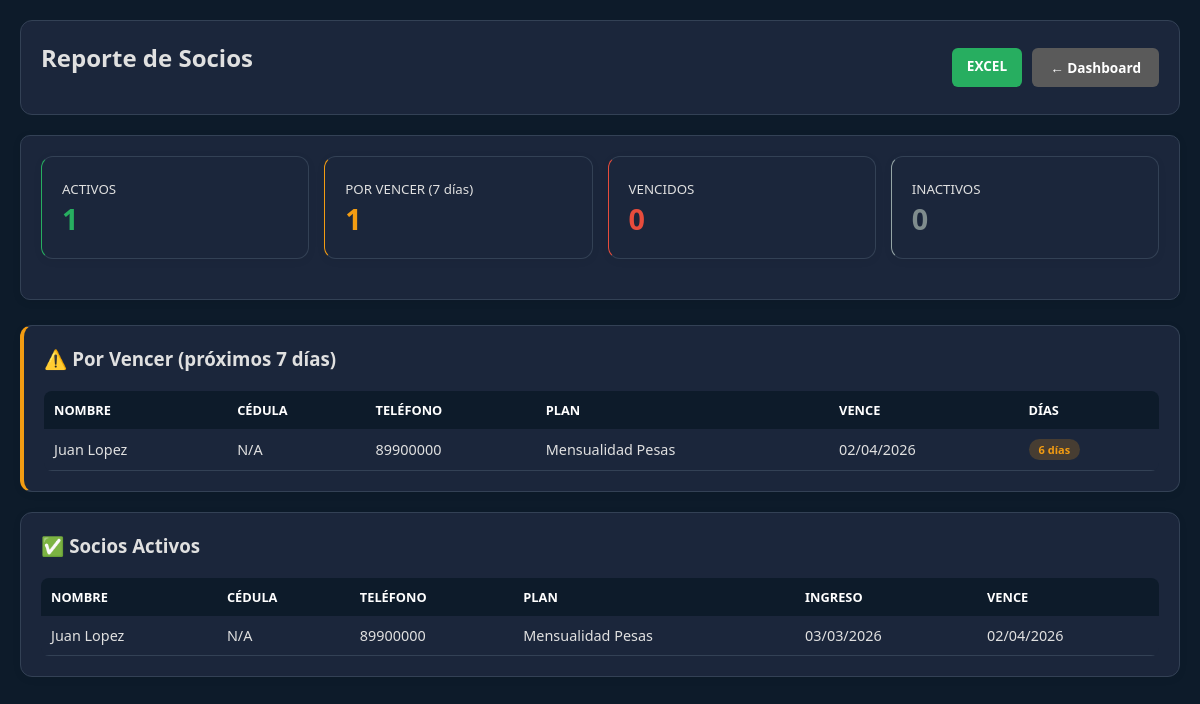
The app's page /views/admin/reporte_socios.php (signed in) with its own data.
### tables this page shows
CREATE TABLE `socios` (
  `id` int(11) NOT NULL AUTO_INCREMENT,
  `nombre` varchar(50) NOT NULL,
  `apellido` varchar(50) NOT NULL,
  `cedula` varchar(20) DEFAULT NULL,
  `edad` int(3) DEFAULT NULL,
  `telefono` varchar(20) DEFAULT NULL,
  `enfermedad` text DEFAULT NULL,
  `fecha_ingreso` date NOT NULL,
  `emergencia_contacto` varchar(100) DEFAULT NULL,
  `foto_ruta` varchar(255) DEFAULT 'default.png',
  `estado` enum('ACTIVO','INACTIVO','DEUDOR') DEFAULT 'ACTIVO',
  `fecha_vencimiento` date DEFAULT NULL,
  `fecha_renovacion` date DEFAULT NULL,
  `id_plan` int(11) DEFAULT NULL,
  PRIMARY KEY (`id`),
  KEY `fk_socio_plan_gym` (`id_plan`),
  CONSTRAINT `fk_socio_plan` FOREIGN KEY (`id_plan`) REFERENCES `planes` (`id`) ON DELETE SET NULL,
  CONSTRAINT `fk_socio_plan_gym` FOREIGN KEY (`id_plan`) REFERENCES `planes` (`id`) ON DELETE SET NULL ON UPDATE CASCADE
);

CREATE TABLE `planes` (
  `id` int(11) NOT NULL AUTO_INCREMENT,
  `nombre_plan` varchar(100) NOT NULL,
  `duracion_dias` int(11) NOT NULL,
  `precio` decimal(10,2) NOT NULL,
  `estado` enum('ACTIVO','INACTIVO') DEFAULT 'ACTIVO',
  PRIMARY KEY (`id`)
);

### classes/Reporte.php (called while the page is built, shortened)
<?php
class Reporte {
    private $db;
    public function __construct($db) {
        $this->db = $db;
    }
    public function getSociosEstado($estado = 'ACTIVO') {
        $sql = "SELECT s.*, p.nombre_plan
                FROM socios s
                LEFT JOIN planes p ON s.id_plan = p.id
                WHERE s.estado = ?
                ORDER BY s.fecha_vencimiento ASC";
        $stmt = $this->db->prepare($sql);
        $stmt->execute([$estado]);
        return $stmt->fetchAll(PDO::FETCH_ASSOC);
    }
    public function getSociosPorVencer($dias = 7) {
        $sql = "SELECT s.*, p.nombre_plan
                FROM socios s
                LEFT JOIN planes p ON s.id_plan = p.id
                WHERE s.estado = 'ACTIVO'
                AND s.fecha_vencimiento BETWEEN CURDATE() AND DATE_ADD(CURDATE(), INTERVAL ? DAY)
                ORDER BY s.fecha_vencimiento ASC";
        $stmt = $this->db->prepare($sql);
        $stmt->execute([$dias]);
        return $stmt->fetchAll(PDO::FETCH_ASSOC);
    }
    public function getSociosVencidos() {
        $sql = "SELECT s.*, p.nombre_plan
                FROM socios s
                LEFT JOIN planes p ON s.id_plan = p.id
                WHERE s.estado = 'ACTIVO'
                AND s.fecha_vencimiento < CURDATE()
                ORDER BY s.fecha_vencimiento ASC";
        $stmt = $this->db->prepare($sql);
        $stmt->execute();
        return $stmt->fetchAll(PDO::FETCH_ASSOC);
    }
}

### views/admin/reporte_socios.php (the view, shortened to what this page needs)
<?php
$tema = $_SESSION['tema'] ?? 'default';
require_once "../../classes/Reporte.php";
$db = (new Database())->getConnection();
$reporteObj = new Reporte($db);
$activos = $reporteObj->getSociosEstado('ACTIVO');
$porVencer = $reporteObj->getSociosPorVencer(7);
$vencidos = $reporteObj->getSociosVencidos();
$inactivos = $reporteObj->getSociosEstado('INACTIVO');
function diasRestantes($fecha) {
    return (strtotime($fecha) - strtotime(date('Y-m-d'))) / (60 * 60 * 24);
}
?>
<!DOCTYPE html>
<html lang="es">
<head>
    <link rel="stylesheet" href="../../public/css/estilos.css">
</head>
<body class="<?php echo ($tema !== 'default') ? 'tema-' . $tema : ''; ?>">
    <div class="header">
        <h2><i class="fas fa-users"></i> Reporte de Socios</h2>
        <div style="display:flex; gap:10px;">
            <a href="../../controllers/ExportController.php?type=socios" class="btn-accion" style="background:#27ae60; color:white;"><i class="fas fa-file-excel"></i> EXCEL</a>
            <a href="../dashboard.php" class="btn-volver gris">← Dashboard</a>
        </div>
    </div>
    <div class="grid-stats">
        <div class="card-stat card-estado">
            <small>ACTIVOS</small>
            <h2 style="color:#27ae60;"><?= count($activos) ?></h2>
        </div>
        <div class="card-stat card-vencer">
            <small>POR VENCER (7 días)</small>
            <h2 style="color:#f39c12;"><?= count($porVencer) ?></h2>
        </div>
        <div class="card-stat card-vencido">
            <small>VENCIDOS</small>
            <h2 style="color:#e74c3c;"><?= count($vencidos) ?></h2>
        </div>
        <div class="card-stat card-inactivo">
            <small>INACTIVOS</small>
            <h2 style="color:#7f8c8d;"><?= count($inactivos) ?></h2>
        </div>
    </div>
    <?php if(count($porVencer) > 0): ?>
    <div class="seccion" style="border-left: 4px solid #f39c12;">
        <h3>⚠️ Por Vencer (próximos 7 días)</h3>
        <table>
            <tr><th>Nombre</th><th>Cédula</th><th>Teléfono</th><th>Plan</th><th>Vence</th><th>Días</th></tr>
            <?php foreach($porVencer as $s): $dias = diasRestantes($s['fecha_vencimiento']); ?>
            <tr>
                <td><?= $s['nombre'] . ' ' . $s['apellido'] ?></td>
                <td><?= $s['cedula'] ?></td>
                <td><?= $s['telefono'] ?></td>
                <td><?= $s['nombre_plan'] ?? 'N/A' ?></td>
                <td><?= date('d/m/Y', strtotime($s['fecha_vencimiento'])) ?></td>
                <td><span class="badge badge-vencer"><?= $dias ?> días</span></td>
            </tr>
            <?php endforeach; ?>
        </table>
    </div>
    <?php endif; ?>
    <div class="seccion">
        <h3>✅ Socios Activos</h3>
        <table>
            <tr><th>Nombre</th><th>Cédula</th><th>Teléfono</th><th>Plan</th><th>Ingreso</th><th>Vence</th></tr>
            <?php if(count($activos) == 0): ?>
            <tr><td colspan="6" style="text-align:center; color:#999;">No hay socios activos</td></tr>
            <?php else: ?>
            <?php foreach($activos as $s): ?>
            <tr>
                <td><?= $s['nombre'] . ' ' . $s['apellido'] ?></td>
                <td><?= $s['cedula'] ?></td>
                <td><?= $s['telefono'] ?></td>
                <td><?= $s['nombre_plan'] ?? 'N/A' ?></td>
                <td><?= date('d/m/Y', strtotime($s['fecha_ingreso'])) ?></td>
                <td><?= $s['fecha_vencimiento'] ? date('d/m/Y', strtotime($s['fecha_vencimiento'])) : 'N/A' ?></td>
            </tr>
            <?php endforeach; ?>
            <?php endif; ?>
        </table>
    </div>
</body>
</html>

### public/css/estilos.css (style rules this page uses)
:root { --primary: #27ae60; --secondary: #2c3e50; --danger: #e74c3c; --warning: #f39c12; --info: #3498db; --dark: #1a1a1a; --light: #f4f4f4; --bg-body: #f4f4f4; --bg-card: #ffffff; --text-main: #333333; --text-muted: #666666; --border-color: #dddddd; --header-bg: #2c3e50; --input-bg: #ffffff; --input-text: #333333; --input-border: #cccccc; --link-color: #2980b9; }
body.tema-darkblue { --primary: #3498db; --secondary: #0d1b2a; --danger: #e74c3c; --warning: #f39c12; --info: #5dade2; --dark: #f4f4f4; --light: #1b263b; --bg-body: #0d1b2a; --bg-card: #1b263b; --text-main: #e0e0e0; --text-muted: #94a3b8; --border-color: #334155; --header-bg: #0d1b2a; --input-bg: #0d1b2a; --input-text: #e0e0e0; --input-border: #334155; --link-color: #3498db; }
* { box-sizing: border-box; }
body { font-family: 'Segoe UI', Tahoma, Geneva, Verdana, sans-serif; background-color: var(--bg-body); color: var(--text-main); margin: 0; }
.card, .stat-card, .actions-box, .chart-box, .tabla-container, .seccion, .filtro-container, .grid-stats, .card-stat, .login-card, .stat-card, .recaudado-header, .calculadora-box, .page-card { background: var(--bg-card); color: var(--text-main); border: 1px solid var(--border-color); border-radius: 10px; padding: 20px; margin-bottom: 20px; box-shadow: 0 2px 8px rgba(0,0,0,0.08); }
.btn-accion, .btn-menu { display: inline-block; padding: 10px 18px; background: var(--secondary); color: white !important; text-decoration: none; border-radius: 6px; font-weight: 600; font-size: 0.85rem; transition: all 0.2s ease; border: none; cursor: pointer; }
.btn-volver { display: inline-block; padding: 8px 15px; background: var(--header-bg); color: white; text-decoration: none; border-radius: 5px; font-size: 0.8rem; font-weight: 600; }
table { width: 100%; border-collapse: collapse; background: var(--bg-card); color: var(--text-main); border-radius: 8px; overflow: hidden; margin-top: 20px; }
th { background: var(--header-bg); color: white; padding: 14px 12px; text-align: left; font-size: 0.8rem; text-transform: uppercase; }
td { padding: 12px; border-bottom: 1px solid var(--border-color); }
h1, h2, h3, h4, h5, h6 { color: var(--text-main); margin-top: 0; }
a { color: var(--link-color); text-decoration: none; }
.badge { display: inline-block; padding: 4px 10px; border-radius: 15px; font-size: 11px; font-weight: 600; }
.badge-vencer { background: #fef5e7; color: #f39c12; }
body.tema-oscuro .badge-vencer, body.tema-darkblue .badge-vencer { background: rgba(243, 156, 18, 0.2); color: #f39c12; }
.btn-volver { display: inline-block; padding: 10px 18px; background: var(--secondary); color: white !important; text-decoration: none; border-radius: 6px; font-weight: 600; font-size: 0.85rem; transition: all 0.2s ease; }
.btn-volver.gris { background: #7f8c8d; }
body.tema-oscuro .btn-volver.gris, body.tema-darkblue .btn-volver.gris { background: #5a5a5a; }

### records on screen
socios: nombre "Juan", apellido "Lopez", cedula "N/A", telefono "89900000", id_plan.nombre_plan "Mensualidad Pesas", fecha_vencimiento "02/04/2026", fecha_vencimiento "6", fecha_ingreso "03/03/2026"

### other values on screen
count($activos) "1"
count($porVencer) "1"
count($vencidos) "0"
count($inactivos) "0"
